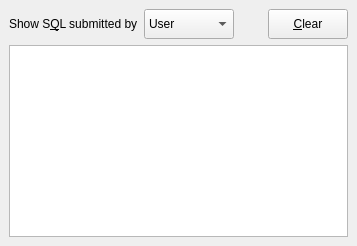
  <widget class="QDockWidget" name="dockLog">
   <property name="features">
    <set>QDockWidget::AllDockWidgetFeatures</set>
   </property>
   <property name="windowTitle">
    <string>SQL &amp;Log</string>
   </property>
   <attribute name="dockWidgetArea">
    <number>2</number>
   </attribute>
   <widget class="QWidget" name="dockWidgetContents">
    <layout class="QVBoxLayout" name="verticalLayout_5">
     <item>
      <layout class="QHBoxLayout" name="horizontalLayout_3">
       <item>
        <widget class="QLabel" name="labelLogSubmittedBy">
         <property name="minimumSize">
          <size>
           <width>0</width>
           <height>30</height>
          </size>
         </property>
         <property name="text">
          <string>Show S&amp;QL submitted by</string>
         </property>
         <property name="buddy">
          <cstring>comboLogSubmittedBy</cstring>
         </property>
        </widget>
       </item>
       <item>
        <widget class="QComboBox" name="comboLogSubmittedBy">
         <property name="minimumSize">
          <size>
           <width>0</width>
           <height>30</height>
          </size>
         </property>
         <item>
          <property name="text">
           <string>User</string>
          </property>
         </item>
         <item>
          <property name="text">
           <string>Application</string>
          </property>
         </item>
        </widget>
       </item>
       <item>
        <spacer name="horizontalSpacer_3">
         <property name="orientation">
          <enum>Qt::Horizontal</enum>
         </property>
         <property name="sizeHint" stdset="0">
          <size>
           <width>20</width>
           <height>20</height>
          </size>
         </property>
        </spacer>
       </item>
       <item>
        <widget class="QPushButton" name="buttonLogClear">
         <property name="minimumSize">
          <size>
           <width>0</width>
           <height>30</height>
          </size>
         </property>
         <property name="whatsThis">
          <string>This button clears the contents of the SQL logs</string>
         </property>
         <property name="text">
          <string>&amp;Clear</string>
         </property>
        </widget>
       </item>
      </layout>
     </item>
     <item>
      <widget class="QStackedWidget" name="stackLog">
       <property name="whatsThis">
        <string>This panel lets you examine a log of all SQL commands issued by the application or by yourself</string>
       </property>
       <property name="currentIndex">
        <number>0</number>
       </property>
       <widget class="SqlTextEdit" name="editLogUser">
        <property name="font">
         <font>
          <family>Monospace</family>
          <pointsize>8</pointsize>
         </font>
        </property>
        <property name="readOnly">
         <bool>true</bool>
        </property>
       </widget>
       <widget class="SqlTextEdit" name="editLogApplication">
        <property name="font">
         <font>
          <family>Monospace</family>
          <pointsize>8</pointsize>
         </font>
        </property>
        <property name="readOnly">
         <bool>true</bool>
        </property>
       </widget>
      </widget>
     </item>
    </layout>
   </widget>
  </widget>
